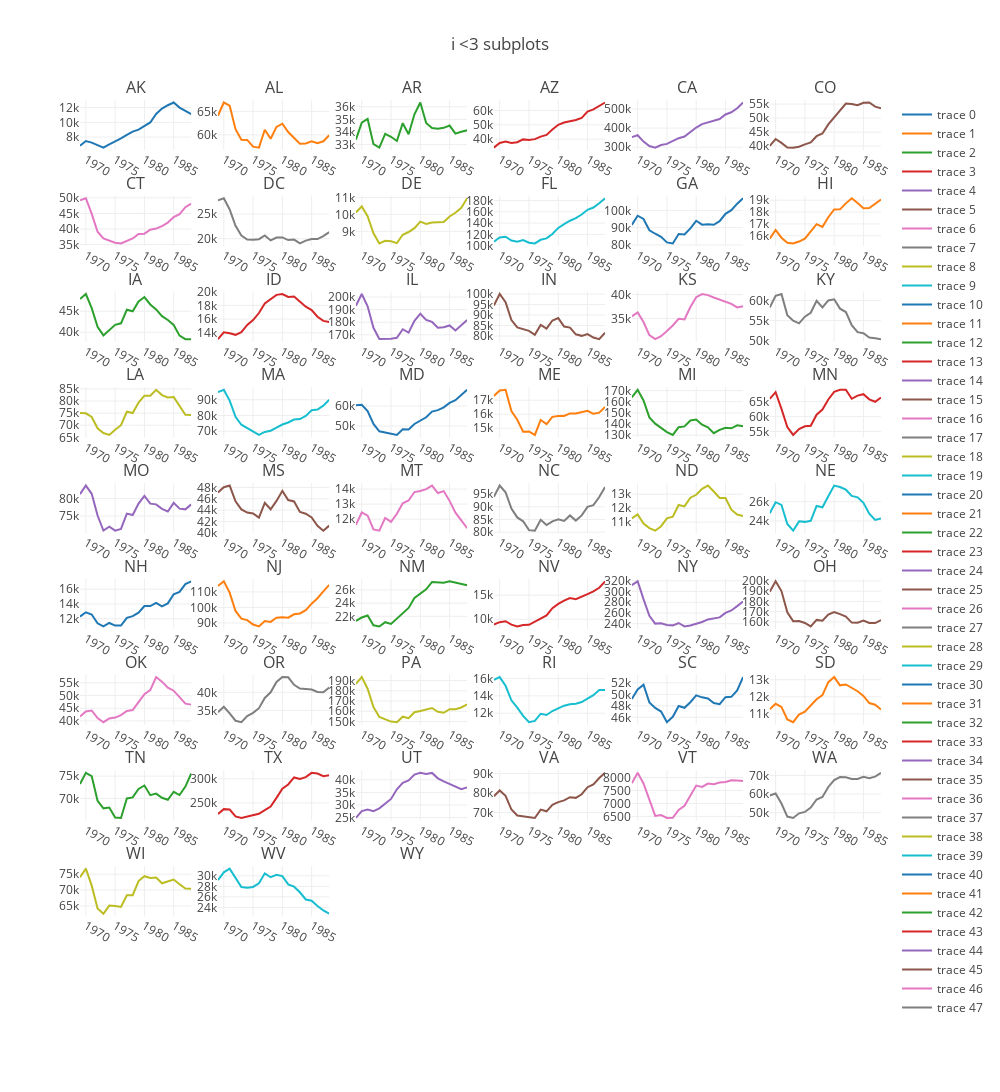

Notebook code cell kept with this figure:
### Code cell
fig = tools.make_subplots(rows=10, cols=6,subplot_titles=list(df['state'].unique()))

for i in range(50):
    fig.append_trace([dct.get(key) for key in dct.keys()][i], 1+i//6, 1+i%6)

fig['layout'].update(height=3000, width=1000, title='i <3 subplots')
iplot(fig, filename='simple-subplot')

### Figure 1 — Plotly figure (JSON) as saved in the notebook; plotly's stock layout.template omitted (floating-point values rounded to 4 significant figures)
{"data": [{"type": "scatter", "x": [1969, 1970, 1971, 1972, 1973, 1974, 1975, 1976, 1977, 1978, 1979, 1980, 1981, 1982, 1983, 1984, 1985, 1986, 1987, 1988], "xaxis": "x1", "y": [6824, 7464, 7244, 6892, 6566, 7014, 7392, 7816, 8286, 8752, 9005, 9462, 9985, 11146, 11868, 12324, 12693, 12007, 11540, 11105], "yaxis": "y1"}, {"type": "scatter", "x": [1969, 1970, 1971, 1972, 1973, 1974, 1975, 1976, 1977, 1978, 1979, 1980, 1981, 1982, 1983, 1984, 1985, 1986, 1987, 1988], "xaxis": "x2", "y": [64068, 66878, 66188, 61206, 58944, 58920, 57498, 57282, 61076, 59185, 61688, 62370, 60592, 59229, 58105, 58169, 58622, 58204, 58631, 59917], "yaxis": "y2"}, {"type": "scatter", "x": [1969, 1970, 1971, 1972, 1973, 1974, 1975, 1976, 1977, 1978, 1979, 1980, 1981, 1982, 1983, 1984, 1985, 1986, 1987, 1988], "xaxis": "x3", "y": [33400, 34746, 35040, 33040, 32764, 33856, 33628, 33292, 34702, 33822, 35406, 36338, 34716, 34325, 34261, 34331, 34514, 33877, 34023, 34139], "yaxis": "y3"}, {"type": "scatter", "x": [1969, 1970, 1971, 1972, 1973, 1974, 1975, 1976, 1977, 1978, 1979, 1980, 1981, 1982, 1983, 1984, 1985, 1986, 1987, 1988], "xaxis": "x4", "y": [34064, 37362, 38296, 37278, 37852, 39846, 39416, 40038, 41816, 43012, 46714, 50078, 51624, 52394, 53464, 54862, 59319, 60800, 63344, 65655], "yaxis": "y4"}, {"type": "scatter", "x": [1969, 1970, 1971, 1972, 1973, 1974, 1975, 1976, 1977, 1978, 1979, 1980, 1981, 1982, 1983, 1984, 1985, 1986, 1987, 1988], "xaxis": "x5", "y": [352858, 362682, 329816, 306538, 298062, 312018, 317598, 332220, 347428, 356180, 379212, 403014, 420892, 429864, 436060, 447574, 471155, 482530, 503655, 533429], "yaxis": "y5"}, {"type": "scatter", "x": [1969, 1970, 1971, 1972, 1973, 1974, 1975, 1976, 1977, 1978, 1979, 1980, 1981, 1982, 1983, 1984, 1985, 1986, 1987, 1988], "xaxis": "x6", "y": [40100, 42544, 41148, 39480, 39460, 39815, 40623, 41345, 43544, 44511, 47741, 50167, 52504, 55202, 55015, 54569, 55440, 55556, 54096, 53518], "yaxis": "y6"}, {"type": "scatter", "x": [1969, 1970, 1971, 1972, 1973, 1974, 1975, 1976, 1977, 1978, 1979, 1980, 1981, 1982, 1983, 1984, 1985, 1986, 1987, 1988], "xaxis": "x7", "y": [49184, 49852, 44856, 39142, 37014, 36360, 35626, 35398, 36302, 36996, 38445, 38523, 39761, 40141, 40954, 42064, 43815, 44767, 46986, 48152], "yaxis": "y7"}, {"type": "scatter", "x": [1969, 1970, 1971, 1972, 1973, 1974, 1975, 1976, 1977, 1978, 1979, 1980, 1981, 1982, 1983, 1984, 1985, 1986, 1987, 1988], "xaxis": "x8", "y": [27780, 28202, 25926, 22602, 20652, 19850, 19772, 19904, 20666, 19660, 20232, 20262, 19726, 19824, 19050, 19616, 19938, 19927, 20529, 21351], "yaxis": "y8"}, {"type": "scatter", "x": [1969, 1970, 1971, 1972, 1973, 1974, 1975, 1976, 1977, 1978, 1979, 1980, 1981, 1982, 1983, 1984, 1985, 1986, 1987, 1988], "xaxis": "x9", "y": [10116, 10476, 9896, 8878, 8282, 8438, 8412, 8300, 8794, 8958, 9184, 9574, 9442, 9526, 9542, 9550, 9882, 10098, 10398, 10959], "yaxis": "y9"}, {"type": "scatter", "x": [1969, 1970, 1971, 1972, 1973, 1974, 1975, 1976, 1977, 1978, 1979, 1980, 1981, 1982, 1983, 1984, 1985, 1986, 1987, 1988], "xaxis": "x10", "y": [106926, 114484, 115744, 109186, 107174, 109780, 105116, 104005, 110395, 112933, 120774, 131470, 138121, 144182, 148677, 155199, 163611, 167518, 175038, 183968], "yaxis": "y10"}, {"type": "scatter", "x": [1969, 1970, 1971, 1972, 1973, 1974, 1975, 1976, 1977, 1978, 1979, 1980, 1981, 1982, 1983, 1984, 1985, 1986, 1987, 1988], "xaxis": "x11", "y": [91622, 96918, 95050, 88472, 86464, 84676, 81444, 80864, 86306, 85996, 89582, 93976, 91738, 91984, 91682, 93768, 98033, 100151, 103881, 107023], "yaxis": "y11"}, {"type": "scatter", "x": [1969, 1970, 1971, 1972, 1973, 1974, 1975, 1976, 1977, 1978, 1979, 1980, 1981, 1982, 1983, 1984, 1985, 1986, 1987, 1988], "xaxis": "x12", "y": [15750, 16488, 15836, 15410, 15356, 15512, 15758, 16402, 16976, 16752, 17568, 18217, 18230, 18734, 19164, 18756, 18329, 18341, 18689, 19051], "yaxis": "y12"}, {"type": "scatter", "x": [1969, 1970, 1971, 1972, 1973, 1974, 1975, 1976, 1977, 1978, 1979, 1980, 1981, 1982, 1983, 1984, 1985, 1986, 1987, 1988], "xaxis": "x13", "y": [47896, 49096, 45724, 41294, 39250, 40562, 41771, 42131, 45351, 44979, 47321, 48378, 46607, 45427, 43838, 42921, 41743, 39203, 38356, 38361], "yaxis": "y13"}, {"type": "scatter", "x": [1969, 1970, 1971, 1972, 1973, 1974, 1975, 1976, 1977, 1978, 1979, 1980, 1981, 1982, 1983, 1984, 1985, 1986, 1987, 1988], "xaxis": "x14", "y": [13072, 14078, 13924, 13704, 14102, 15160, 15860, 16884, 18292, 18878, 19533, 19657, 19229, 19287, 18480, 17804, 17326, 16344, 15736, 15563], "yaxis": "y14"}, {"type": "scatter", "x": [1969, 1970, 1971, 1972, 1973, 1974, 1975, 1976, 1977, 1978, 1979, 1980, 1981, 1982, 1983, 1984, 1985, 1986, 1987, 1988], "xaxis": "x15", "y": [193136, 202388, 192694, 175588, 166700, 166532, 166882, 167679, 174441, 171710, 181153, 186773, 181856, 180227, 175648, 176088, 177447, 173430, 177473, 181679], "yaxis": "y15"}, {"type": "scatter", "x": [1969, 1970, 1971, 1972, 1973, 1974, 1975, 1976, 1977, 1978, 1979, 1980, 1981, 1982, 1983, 1984, 1985, 1986, 1987, 1988], "xaxis": "x16", "y": [94562, 100006, 96142, 87600, 84096, 83428, 82484, 80610, 85314, 83513, 87380, 88560, 84511, 84014, 80812, 80095, 80957, 79286, 78509, 81635], "yaxis": "y16"}, {"type": "scatter", "x": [1969, 1970, 1971, 1972, 1973, 1974, 1975, 1976, 1977, 1978, 1979, 1980, 1981, 1982, 1983, 1984, 1985, 1986, 1987, 1988], "xaxis": "x17", "y": [35456, 36264, 34252, 31500, 30662, 31295, 32363, 33538, 34932, 34795, 37419, 39468, 40135, 39910, 39409, 38935, 38500, 38083, 37321, 37574], "yaxis": "y17"}, {"type": "scatter", "x": [1969, 1970, 1971, 1972, 1973, 1974, 1975, 1976, 1977, 1978, 1979, 1980, 1981, 1982, 1983, 1984, 1985, 1986, 1987, 1988], "xaxis": "x18", "y": [58276, 61164, 61632, 56372, 54966, 54326, 55980, 56964, 59923, 58295, 60030, 60312, 57988, 57147, 53854, 52119, 51856, 50790, 50605, 50381], "yaxis": "y18"}, {"type": "scatter", "x": [1969, 1970, 1971, 1972, 1973, 1974, 1975, 1976, 1977, 1978, 1979, 1980, 1981, 1982, 1983, 1984, 1985, 1986, 1987, 1988], "xaxis": "x19", "y": [75092, 74920, 73398, 68714, 66766, 65982, 68136, 70002, 75571, 75029, 79365, 82208, 82206, 84637, 82453, 81496, 81649, 78093, 74312, 74236], "yaxis": "y19"}, {"type": "scatter", "x": [1969, 1970, 1971, 1972, 1973, 1974, 1975, 1976, 1977, 1978, 1979, 1980, 1981, 1982, 1983, 1984, 1985, 1986, 1987, 1988], "xaxis": "x20", "y": [94852, 96312, 89452, 79160, 74140, 71882, 69744, 67656, 69559, 70311, 72283, 74254, 75545, 77451, 77750, 79750, 83307, 83801, 86220, 89958], "yaxis": "y20"}, {"type": "scatter", "x": [1969, 1970, 1971, 1972, 1973, 1974, 1975, 1976, 1977, 1978, 1979, 1980, 1981, 1982, 1983, 1984, 1985, 1986, 1987, 1988], "xaxis": "x21", "y": [60326, 60558, 57492, 51038, 47332, 46710, 45807, 45514, 48341, 48227, 50980, 52570, 54327, 57184, 57930, 59302, 61530, 62859, 65346, 68083], "yaxis": "y21"}, {"type": "scatter", "x": [1969, 1970, 1971, 1972, 1973, 1974, 1975, 1976, 1977, 1978, 1979, 1980, 1981, 1982, 1983, 1984, 1985, 1986, 1987, 1988], "xaxis": "x22", "y": [17296, 17690, 17742, 16229, 15604, 14753, 14771, 14519, 15590, 15297, 15810, 15875, 15875, 16055, 16044, 16134, 16244, 16026, 16111, 16520], "yaxis": "y22"}, {"type": "scatter", "x": [1969, 1970, 1971, 1972, 1973, 1974, 1975, 1976, 1977, 1978, 1979, 1980, 1981, 1982, 1983, 1984, 1985, 1986, 1987, 1988], "xaxis": "x23", "y": [163940, 170754, 161144, 146026, 140370, 136421, 132783, 130259, 137143, 137900, 143237, 144077, 139412, 137128, 131836, 134871, 136757, 136193, 138917, 137965], "yaxis": "y23"}, {"type": "scatter", "x": [1969, 1970, 1971, 1972, 1973, 1974, 1975, 1976, 1977, 1978, 1979, 1980, 1981, 1982, 1983, 1984, 1985, 1986, 1987, 1988], "xaxis": "x24", "y": [65958, 68196, 62584, 56516, 53872, 55844, 56764, 56939, 60654, 62387, 65744, 68289, 68974, 68995, 65976, 67040, 67523, 65790, 64984, 66409], "yaxis": "y24"}, {"type": "scatter", "x": [1969, 1970, 1971, 1972, 1973, 1974, 1975, 1976, 1977, 1978, 1979, 1980, 1981, 1982, 1983, 1984, 1985, 1986, 1987, 1988], "xaxis": "x25", "y": [81266, 83730, 81364, 75135, 70839, 71915, 70787, 71319, 75688, 75283, 78562, 80770, 78538, 78334, 77061, 76293, 78760, 77105, 76909, 78331], "yaxis": "y25"}, {"type": "scatter", "x": [1969, 1970, 1971, 1972, 1973, 1974, 1975, 1976, 1977, 1978, 1979, 1980, 1981, 1982, 1983, 1984, 1985, 1986, 1987, 1988], "xaxis": "x26", "y": [47102, 48034, 48334, 45560, 44128, 43562, 43400, 42676, 45292, 44148, 45628, 47399, 45782, 45537, 43689, 43358, 42719, 41242, 40374, 41269], "yaxis": "y26"}, {"type": "scatter", "x": [1969, 1970, 1971, 1972, 1973, 1974, 1975, 1976, 1977, 1978, 1979, 1980, 1981, 1982, 1983, 1984, 1985, 1986, 1987, 1988], "xaxis": "x27", "y": [11620, 12444, 12234, 11314, 11232, 12084, 11815, 12360, 13055, 13243, 13804, 13874, 13999, 14236, 13739, 13866, 13217, 12431, 11924, 11393], "yaxis": "y27"}, {"type": "scatter", "x": [1969, 1970, 1971, 1972, 1973, 1974, 1975, 1976, 1977, 1978, 1979, 1980, 1981, 1982, 1983, 1984, 1985, 1986, 1987, 1988], "xaxis": "x28", "y": [93956, 98404, 95752, 89340, 85828, 84288, 80806, 80583, 84872, 82801, 84249, 85102, 84463, 86603, 84566, 86625, 89980, 90649, 93868, 97868], "yaxis": "y28"}, {"type": "scatter", "x": [1969, 1970, 1971, 1972, 1973, 1974, 1975, 1976, 1977, 1978, 1979, 1980, 1981, 1982, 1983, 1984, 1985, 1986, 1987, 1988], "xaxis": "x29", "y": [11276, 11558, 10900, 10578, 10388, 10712, 11272, 11394, 12232, 12126, 12752, 12960, 13388, 13622, 13197, 12729, 12734, 11892, 11545, 11441], "yaxis": "y29"}, {"type": "scatter", "x": [1969, 1970, 1971, 1972, 1973, 1974, 1975, 1976, 1977, 1978, 1979, 1980, 1981, 1982, 1983, 1984, 1985, 1986, 1987, 1988], "xaxis": "x30", "y": [24806, 25948, 25670, 23686, 22994, 23962, 23908, 24019, 25558, 25424, 26566, 27672, 27514, 27243, 26599, 26449, 25884, 24752, 24106, 24266], "yaxis": "y30"}, {"type": "scatter", "x": [1969, 1970, 1971, 1972, 1973, 1974, 1975, 1976, 1977, 1978, 1979, 1980, 1981, 1982, 1983, 1984, 1985, 1986, 1987, 1988], "xaxis": "x31", "y": [12288, 12870, 12578, 11387, 10959, 11428, 11073, 11087, 12130, 12357, 12819, 13718, 13714, 14147, 13680, 14075, 15308, 15628, 16685, 17053], "yaxis": "y31"}, {"type": "scatter", "x": [1969, 1970, 1971, 1972, 1973, 1974, 1975, 1976, 1977, 1978, 1979, 1980, 1981, 1982, 1983, 1984, 1985, 1986, 1987, 1988], "xaxis": "x32", "y": [113754, 116838, 109546, 97760, 92774, 91862, 89014, 87764, 91196, 90676, 93370, 93724, 93428, 95575, 96130, 98214, 102426, 105916, 110338, 114585], "yaxis": "y32"}, {"type": "scatter", "x": [1969, 1970, 1971, 1972, 1973, 1974, 1975, 1976, 1977, 1978, 1979, 1980, 1981, 1982, 1983, 1984, 1985, 1986, 1987, 1988], "xaxis": "x33", "y": [21316, 21820, 22120, 20650, 20470, 21112, 20840, 21646, 22600, 23264, 24768, 25476, 26084, 27203, 27121, 27084, 27296, 27061, 26932, 26686], "yaxis": "y33"}, {"type": "scatter", "x": [1969, 1970, 1971, 1972, 1973, 1974, 1975, 1976, 1977, 1978, 1979, 1980, 1981, 1982, 1983, 1984, 1985, 1986, 1987, 1988], "xaxis": "x34", "y": [8902, 9390, 9598, 8868, 8500, 8782, 8844, 9530, 10091, 10811, 12293, 13191, 13881, 14400, 14166, 14769, 15216, 15787, 16557, 17894], "yaxis": "y34"}, {"type": "scatter", "x": [1969, 1970, 1971, 1972, 1973, 1974, 1975, 1976, 1977, 1978, 1979, 1980, 1981, 1982, 1983, 1984, 1985, 1986, 1987, 1988], "xaxis": "x35", "y": [311984, 318968, 285780, 254946, 240315, 241011, 237683, 237034, 241450, 235024, 236975, 239993, 243252, 248145, 249381, 251862, 260287, 264805, 272835, 281569], "yaxis": "y35"}, {"type": "scatter", "x": [1969, 1970, 1971, 1972, 1973, 1974, 1975, 1976, 1977, 1978, 1979, 1980, 1981, 1982, 1983, 1984, 1985, 1986, 1987, 1988], "xaxis": "x36", "y": [189544, 199682, 190100, 169284, 160714, 160846, 158936, 155524, 161924, 161049, 167117, 169581, 167584, 165261, 159298, 159202, 161232, 158931, 158870, 161647], "yaxis": "y36"}, {"type": "scatter", "x": [1969, 1970, 1971, 1972, 1973, 1974, 1975, 1976, 1977, 1978, 1979, 1980, 1981, 1982, 1983, 1984, 1985, 1986, 1987, 1988], "xaxis": "x37", "y": [41756, 43682, 44102, 41094, 39488, 40952, 41315, 42264, 43905, 44266, 47389, 50472, 52091, 57230, 55427, 53081, 51874, 49374, 46778, 46401], "yaxis": "y37"}, {"type": "scatter", "x": [1969, 1970, 1971, 1972, 1973, 1974, 1975, 1976, 1977, 1978, 1979, 1980, 1981, 1982, 1983, 1984, 1985, 1986, 1987, 1988], "xaxis": "x38", "y": [34486, 36006, 34174, 32132, 31724, 33438, 34312, 35613, 38448, 40015, 42870, 44221, 44150, 42093, 41047, 40842, 40778, 40093, 39996, 41345], "yaxis": "y38"}, {"type": "scatter", "x": [1969, 1970, 1971, 1972, 1973, 1974, 1975, 1976, 1977, 1978, 1979, 1980, 1981, 1982, 1983, 1984, 1985, 1986, 1987, 1988], "xaxis": "x39", "y": [186692, 193412, 182012, 164094, 154398, 152534, 149900, 149296, 154714, 153304, 159073, 160244, 161800, 163198, 159416, 158548, 161951, 162059, 163696, 166771], "yaxis": "y39"}, {"type": "scatter", "x": [1969, 1970, 1971, 1972, 1973, 1974, 1975, 1976, 1977, 1978, 1979, 1980, 1981, 1982, 1983, 1984, 1985, 1986, 1987, 1988], "xaxis": "x40", "y": [15854, 16176, 15168, 13495, 12647, 11696, 10957, 11102, 11937, 11785, 12251, 12574, 12866, 13032, 13092, 13290, 13674, 14084, 14669, 14689], "yaxis": "y40"}, {"type": "scatter", "x": [1969, 1970, 1971, 1972, 1973, 1974, 1975, 1976, 1977, 1978, 1979, 1980, 1981, 1982, 1983, 1984, 1985, 1986, 1987, 1988], "xaxis": "x41", "y": [49182, 50856, 51680, 48598, 47636, 47005, 45147, 46082, 47974, 47654, 48631, 49810, 49473, 49287, 48484, 48296, 49510, 49557, 50662, 53003], "yaxis": "y41"}, {"type": "scatter", "x": [1969, 1970, 1971, 1972, 1973, 1974, 1975, 1976, 1977, 1978, 1979, 1980, 1981, 1982, 1983, 1984, 1985, 1986, 1987, 1988], "xaxis": "x42", "y": [11276, 11592, 11408, 10672, 10510, 10962, 11128, 11488, 11860, 12104, 12858, 13158, 12674, 12722, 12515, 12328, 12056, 11633, 11537, 11253], "yaxis": "y42"}, {"type": "scatter", "x": [1969, 1970, 1971, 1972, 1973, 1974, 1975, 1976, 1977, 1978, 1979, 1980, 1981, 1982, 1983, 1984, 1985, 1986, 1987, 1988], "xaxis": "x43", "y": [73248, 75740, 74998, 69492, 67802, 67986, 65752, 65653, 70019, 70248, 72148, 72909, 70753, 71089, 70159, 69713, 71506, 70784, 72675, 75595], "yaxis": "y43"}, {"type": "scatter", "x": [1969, 1970, 1971, 1972, 1973, 1974, 1975, 1976, 1977, 1978, 1979, 1980, 1981, 1982, 1983, 1984, 1985, 1986, 1987, 1988], "xaxis": "x44", "y": [226868, 237114, 236178, 222006, 218726, 221256, 224754, 227409, 234985, 242548, 260561, 279785, 288362, 303016, 299649, 303569, 312598, 311006, 305520, 307563], "yaxis": "y44"}, {"type": "scatter", "x": [1969, 1970, 1971, 1972, 1973, 1974, 1975, 1976, 1977, 1978, 1979, 1980, 1981, 1982, 1983, 1984, 1985, 1986, 1987, 1988], "xaxis": "x45", "y": [24810, 27564, 28192, 27548, 28656, 30648, 32406, 36220, 38814, 39758, 42095, 42801, 42384, 42761, 40612, 39390, 38443, 37371, 36265, 37021], "yaxis": "y45"}, {"type": "scatter", "x": [1969, 1970, 1971, 1972, 1973, 1974, 1975, 1976, 1977, 1978, 1979, 1980, 1981, 1982, 1983, 1984, 1985, 1986, 1987, 1988], "xaxis": "x46", "y": [78364, 81310, 78564, 71548, 68470, 67970, 67378, 67246, 71526, 70651, 73949, 75330, 76231, 77830, 77512, 79365, 82952, 84350, 87613, 90291], "yaxis": "y46"}, {"type": "scatter", "x": [1969, 1970, 1971, 1972, 1973, 1974, 1975, 1976, 1977, 1978, 1979, 1980, 1981, 1982, 1983, 1984, 1985, 1986, 1987, 1988], "xaxis": "x47", "y": [7778, 8182, 7770, 7137, 6519, 6550, 6438, 6444, 6746, 6910, 7292, 7690, 7636, 7766, 7741, 7805, 7825, 7898, 7888, 7871], "yaxis": "y47"}, {"type": "scatter", "x": [1969, 1970, 1971, 1972, 1973, 1974, 1975, 1976, 1977, 1978, 1979, 1980, 1981, 1982, 1983, 1984, 1985, 1986, 1987, 1988], "xaxis": "x48", "y": [59238, 60284, 54956, 47928, 47186, 49670, 50424, 52804, 57086, 58421, 63819, 67492, 69141, 68988, 68073, 68080, 69297, 68500, 69346, 71396], "yaxis": "y48"}, {"type": "scatter", "x": [1969, 1970, 1971, 1972, 1973, 1974, 1975, 1976, 1977, 1978, 1979, 1980, 1981, 1982, 1983, 1984, 1985, 1986, 1987, 1988], "xaxis": "x49", "y": [74044, 76764, 71392, 64214, 62542, 65112, 65000, 64696, 68379, 68387, 72839, 74365, 73821, 73932, 72132, 72763, 73302, 71839, 70457, 70385], "yaxis": "y49"}, {"type": "scatter", "x": [1969, 1970, 1971, 1972, 1973, 1974, 1975, 1976, 1977, 1978, 1979, 1980, 1981, 1982, 1983, 1984, 1985, 1986, 1987, 1988], "xaxis": "x50", "y": [29198, 30656, 31372, 29696, 27868, 27722, 27888, 28583, 30467, 29732, 30198, 29952, 28371, 27937, 26872, 25504, 25259, 24256, 23421, 22801], "yaxis": "y50"}], "layout": {"annotations": [{"font": {"size": 16}, "showarrow": false, "text": "AK", "x": 0.06944, "xanchor": "center", "xref": "paper", "y": 1, "yanchor": "bottom", "yref": "paper"}, {"font": {"size": 16}, "showarrow": false, "text": "AL", "x": 0.2417, "xanchor": "center", "xref": "paper", "y": 1, "yanchor": "bottom", "yref": "paper"}, {"font": {"size": 16}, "showarrow": false, "text": "AR", "x": 0.4139, "xanchor": "center", "xref": "paper", "y": 1, "yanchor": "bottom", "yref": "paper"}, {"font": {"size": 16}, "showarrow": false, "text": "AZ", "x": 0.5861, "xanchor": "center", "xref": "paper", "y": 1, "yanchor": "bottom", "yref": "paper"}, {"font": {"size": 16}, "showarrow": false, "text": "CA", "x": 0.7583, "xanchor": "center", "xref": "paper", "y": 1, "yanchor": "bottom", "yref": "paper"}, {"font": {"size": 16}, "showarrow": false, "text": "CO", "x": 0.9306, "xanchor": "center", "xref": "paper", "y": 1, "yanchor": "bottom", "yref": "paper"}, {"font": {"size": 16}, "showarrow": false, "text": "CT", "x": 0.06944, "xanchor": "center", "xref": "paper", "y": 0.895, "yanchor": "bottom", "yref": "paper"}, {"font": {"size": 16}, "showarrow": false, "text": "DC", "x": 0.2417, "xanchor": "center", "xref": "paper", "y": 0.895, "yanchor": "bottom", "yref": "paper"}, {"font": {"size": 16}, "showarrow": false, "text": "DE", "x": 0.4139, "xanchor": "center", "xref": "paper", "y": 0.895, "yanchor": "bottom", "yref": "paper"}, {"font": {"size": 16}, "showarrow": false, "text": "FL", "x": 0.5861, "xanchor": "center", "xref": "paper", "y": 0.895, "yanchor": "bottom", "yref": "paper"}, {"font": {"size": 16}, "showarrow": false, "text": "GA", "x": 0.7583, "xanchor": "center", "xref": "paper", "y": 0.895, "yanchor": "bottom", "yref": "paper"}, {"font": {"size": 16}, "showarrow": false, "text": "HI", "x": 0.9306, "xanchor": "center", "xref": "paper", "y": 0.895, "yanchor": "bottom", "yref": "paper"}, {"font": {"size": 16}, "showarrow": false, "text": "IA", "x": 0.06944, "xanchor": "center", "xref": "paper", "y": 0.79, "yanchor": "bottom", "yref": "paper"}, {"font": {"size": 16}, "showarrow": false, "text": "ID", "x": 0.2417, "xanchor": "center", "xref": "paper", "y": 0.79, "yanchor": "bottom", "yref": "paper"}, {"font": {"size": 16}, "showarrow": false, "text": "IL", "x": 0.4139, "xanchor": "center", "xref": "paper", "y": 0.79, "yanchor": "bottom", "yref": "paper"}, {"font": {"size": 16}, "showarrow": false, "text": "IN", "x": 0.5861, "xanchor": "center", "xref": "paper", "y": 0.79, "yanchor": "bottom", "yref": "paper"}, {"font": {"size": 16}, "showarrow": false, "text": "KS", "x": 0.7583, "xanchor": "center", "xref": "paper", "y": 0.79, "yanchor": "bottom", "yref": "paper"}, {"font": {"size": 16}, "showarrow": false, "text": "KY", "x": 0.9306, "xanchor": "center", "xref": "paper", "y": 0.79, "yanchor": "bottom", "yref": "paper"}, {"font": {"size": 16}, "showarrow": false, "text": "LA", "x": 0.06944, "xanchor": "center", "xref": "paper", "y": 0.685, "yanchor": "bottom", "yref": "paper"}, {"font": {"size": 16}, "showarrow": false, "text": "MA", "x": 0.2417, "xanchor": "center", "xref": "paper", "y": 0.685, "yanchor": "bottom", "yref": "paper"}, {"font": {"size": 16}, "showarrow": false, "text": "MD", "x": 0.4139, "xanchor": "center", "xref": "paper", "y": 0.685, "yanchor": "bottom", "yref": "paper"}, {"font": {"size": 16}, "showarrow": false, "text": "ME", "x": 0.5861, "xanchor": "center", "xref": "paper", "y": 0.685, "yanchor": "bottom", "yref": "paper"}, {"font": {"size": 16}, "showarrow": false, "text": "MI", "x": 0.7583, "xanchor": "center", "xref": "paper", "y": 0.685, "yanchor": "bottom", "yref": "paper"}, {"font": {"size": 16}, "showarrow": false, "text": "MN", "x": 0.9306, "xanchor": "center", "xref": "paper", "y": 0.685, "yanchor": "bottom", "yref": "paper"}, {"font": {"size": 16}, "showarrow": false, "text": "MO", "x": 0.06944, "xanchor": "center", "xref": "paper", "y": 0.58, "yanchor": "bottom", "yref": "paper"}, {"font": {"size": 16}, "showarrow": false, "text": "MS", "x": 0.2417, "xanchor": "center", "xref": "paper", "y": 0.58, "yanchor": "bottom", "yref": "paper"}, {"font": {"size": 16}, "showarrow": false, "text": "MT", "x": 0.4139, "xanchor": "center", "xref": "paper", "y": 0.58, "yanchor": "bottom", "yref": "paper"}, {"font": {"size": 16}, "showarrow": false, "text": "NC", "x": 0.5861, "xanchor": "center", "xref": "paper", "y": 0.58, "yanchor": "bottom", "yref": "paper"}, {"font": {"size": 16}, "showarrow": false, "text": "ND", "x": 0.7583, "xanchor": "center", "xref": "paper", "y": 0.58, "yanchor": "bottom", "yref": "paper"}, {"font": {"size": 16}, "showarrow": false, "text": "NE", "x": 0.9306, "xanchor": "center", "xref": "paper", "y": 0.58, "yanchor": "bottom", "yref": "paper"}, {"font": {"size": 16}, "showarrow": false, "text": "NH", "x": 0.06944, "xanchor": "center", "xref": "paper", "y": 0.475, "yanchor": "bottom", "yref": "paper"}, {"font": {"size": 16}, "showarrow": false, "text": "NJ", "x": 0.2417, "xanchor": "center", "xref": "paper", "y": 0.475, "yanchor": "bottom", "yref": "paper"}, {"font": {"size": 16}, "showarrow": false, "text": "NM", "x": 0.4139, "xanchor": "center", "xref": "paper", "y": 0.475, "yanchor": "bottom", "yref": "paper"}, {"font": {"size": 16}, "showarrow": false, "text": "NV", "x": 0.5861, "xanchor": "center", "xref": "paper", "y": 0.475, "yanchor": "bottom", "yref": "paper"}, {"font": {"size": 16}, "showarrow": false, "text": "NY", "x": 0.7583, "xanchor": "center", "xref": "paper", "y": 0.475, "yanchor": "bottom", "yref": "paper"}, {"font": {"size": 16}, "showarrow": false, "text": "OH", "x": 0.9306, "xanchor": "center", "xref": "paper", "y": 0.475, "yanchor": "bottom", "yref": "paper"}, {"font": {"size": 16}, "showarrow": false, "text": "OK", "x": 0.06944, "xanchor": "center", "xref": "paper", "y": 0.37, "yanchor": "bottom", "yref": "paper"}, {"font": {"size": 16}, "showarrow": false, "text": "OR", "x": 0.2417, "xanchor": "center", "xref": "paper", "y": 0.37, "yanchor": "bottom", "yref": "paper"}, {"font": {"size": 16}, "showarrow": false, "text": "PA", "x": 0.4139, "xanchor": "center", "xref": "paper", "y": 0.37, "yanchor": "bottom", "yref": "paper"}, {"font": {"size": 16}, "showarrow": false, "text": "RI", "x": 0.5861, "xanchor": "center", "xref": "paper", "y": 0.37, "yanchor": "bottom", "yref": "paper"}, {"font": {"size": 16}, "showarrow": false, "text": "SC", "x": 0.7583, "xanchor": "center", "xref": "paper", "y": 0.37, "yanchor": "bottom", "yref": "paper"}, {"font": {"size": 16}, "showarrow": false, "text": "SD", "x": 0.9306, "xanchor": "center", "xref": "paper", "y": 0.37, "yanchor": "bottom", "yref": "paper"}, {"font": {"size": 16}, "showarrow": false, "text": "TN", "x": 0.06944, "xanchor": "center", "xref": "paper", "y": 0.265, "yanchor": "bottom", "yref": "paper"}, {"font": {"size": 16}, "showarrow": false, "text": "TX", "x": 0.2417, "xanchor": "center", "xref": "paper", "y": 0.265, "yanchor": "bottom", "yref": "paper"}, {"font": {"size": 16}, "showarrow": false, "text": "UT", "x": 0.4139, "xanchor": "center", "xref": "paper", "y": 0.265, "yanchor": "bottom", "yref": "paper"}, {"font": {"size": 16}, "showarrow": false, "text": "VA", "x": 0.5861, "xanchor": "center", "xref": "paper", "y": 0.265, "yanchor": "bottom", "yref": "paper"}, {"font": {"size": 16}, "showarrow": false, "text": "VT", "x": 0.7583, "xanchor": "center", "xref": "paper", "y": 0.265, "yanchor": "bottom", "yref": "paper"}, {"font": {"size": 16}, "showarrow": false, "text": "WA", "x": 0.9306, "xanchor": "center", "xref": "paper", "y": 0.265, "yanchor": "bottom", "yref": "paper"}, {"font": {"size": 16}, "showarrow": false, "text": "WI", "x": 0.06944, "xanchor": "center", "xref": "paper", "y": 0.16, "yanchor": "bottom", "yref": "paper"}, {"font": {"size": 16}, "showarrow": false, "text": "WV", "x": 0.2417, "xanchor": "center", "xref": "paper", "y": 0.16, "yanchor": "bottom", "yref": "paper"}, {"font": {"size": 16}, "showarrow": false, "text": "WY", "x": 0.4139, "xanchor": "center", "xref": "paper", "y": 0.16, "yanchor": "bottom", "yref": "paper"}], "height": 3000, "title": "i <3 subplots", "width": 1000, "xaxis1": {"anchor": "y1", "domain": [0, 0.1389]}, "xaxis10": {"anchor": "y10", "domain": [0.5167, 0.6556]}, "xaxis11": {"anchor": "y11", "domain": [0.6889, 0.8278]}, "xaxis12": {"anchor": "y12", "domain": [0.8611, 1]}, "xaxis13": {"anchor": "y13", "domain": [0, 0.1389]}, "xaxis14": {"anchor": "y14", "domain": [0.1722, 0.3111]}, "xaxis15": {"anchor": "y15", "domain": [0.3444, 0.4833]}, "xaxis16": {"anchor": "y16", "domain": [0.5167, 0.6556]}, "xaxis17": {"anchor": "y17", "domain": [0.6889, 0.8278]}, "xaxis18": {"anchor": "y18", "domain": [0.8611, 1]}, "xaxis19": {"anchor": "y19", "domain": [0, 0.1389]}, "xaxis2": {"anchor": "y2", "domain": [0.1722, 0.3111]}, "xaxis20": {"anchor": "y20", "domain": [0.1722, 0.3111]}, "xaxis21": {"anchor": "y21", "domain": [0.3444, 0.4833]}, "xaxis22": {"anchor": "y22", "domain": [0.5167, 0.6556]}, "xaxis23": {"anchor": "y23", "domain": [0.6889, 0.8278]}, "xaxis24": {"anchor": "y24", "domain": [0.8611, 1]}, "xaxis25": {"anchor": "y25", "domain": [0, 0.1389]}, "xaxis26": {"anchor": "y26", "domain": [0.1722, 0.3111]}, "xaxis27": {"anchor": "y27", "domain": [0.3444, 0.4833]}, "xaxis28": {"anchor": "y28", "domain": [0.5167, 0.6556]}, "xaxis29": {"anchor": "y29", "domain": [0.6889, 0.8278]}, "xaxis3": {"anchor": "y3", "domain": [0.3444, 0.4833]}, "xaxis30": {"anchor": "y30", "domain": [0.8611, 1]}, "xaxis31": {"anchor": "y31", "domain": [0, 0.1389]}, "xaxis32": {"anchor": "y32", "domain": [0.1722, 0.3111]}, "xaxis33": {"anchor": "y33", "domain": [0.3444, 0.4833]}, "xaxis34": {"anchor": "y34", "domain": [0.5167, 0.6556]}, "xaxis35": {"anchor": "y35", "domain": [0.6889, 0.8278]}, "xaxis36": {"anchor": "y36", "domain": [0.8611, 1]}, "xaxis37": {"anchor": "y37", "domain": [0, 0.1389]}, "xaxis38": {"anchor": "y38", "domain": [0.1722, 0.3111]}, "xaxis39": {"anchor": "y39", "domain": [0.3444, 0.4833]}, "xaxis4": {"anchor": "y4", "domain": [0.5167, 0.6556]}, "xaxis40": {"anchor": "y40", "domain": [0.5167, 0.6556]}, "xaxis41": {"anchor": "y41", "domain": [0.6889, 0.8278]}, "xaxis42": {"anchor": "y42", "domain": [0.8611, 1]}, "xaxis43": {"anchor": "y43", "domain": [0, 0.1389]}, "xaxis44": {"anchor": "y44", "domain": [0.1722, 0.3111]}, "xaxis45": {"anchor": "y45", "domain": [0.3444, 0.4833]}, "xaxis46": {"anchor": "y46", "domain": [0.5167, 0.6556]}, "xaxis47": {"anchor": "y47", "domain": [0.6889, 0.8278]}, "xaxis48": {"anchor": "y48", "domain": [0.8611, 1]}, "xaxis49": {"anchor": "y49", "domain": [0, 0.1389]}, "xaxis5": {"anchor": "y5", "domain": [0.6889, 0.8278]}, "xaxis50": {"anchor": "y50", "domain": [0.1722, 0.3111]}, "xaxis51": {"anchor": "y51", "domain": [0.3444, 0.4833]}, "xaxis52": {"anchor": "y52", "domain": [0.5167, 0.6556]}, "xaxis53": {"anchor": "y53", "domain": [0.6889, 0.8278]}, "xaxis54": {"anchor": "y54", "domain": [0.8611, 1]}, "xaxis55": {"anchor": "y55", "domain": [0, 0.1389]}, "xaxis56": {"anchor": "y56", "domain": [0.1722, 0.3111]}, "xaxis57": {"anchor": "y57", "domain": [0.3444, 0.4833]}, "xaxis58": {"anchor": "y58", "domain": [0.5167, 0.6556]}, "xaxis59": {"anchor": "y59", "domain": [0.6889, 0.8278]}, "xaxis6": {"anchor": "y6", "domain": [0.8611, 1]}, "xaxis60": {"anchor": "y60", "domain": [0.8611, 1]}, "xaxis7": {"anchor": "y7", "domain": [0, 0.1389]}, "xaxis8": {"anchor": "y8", "domain": [0.1722, 0.3111]}, "xaxis9": {"anchor": "y9", "domain": [0.3444, 0.4833]}, "yaxis1": {"anchor": "x1", "domain": [0.945, 1]}, "yaxis10": {"anchor": "x10", "domain": [0.84, 0.895]}, "yaxis11": {"anchor": "x11", "domain": [0.84, 0.895]}, "yaxis12": {"anchor": "x12", "domain": [0.84, 0.895]}, "yaxis13": {"anchor": "x13", "domain": [0.735, 0.79]}, "yaxis14": {"anchor": "x14", "domain": [0.735, 0.79]}, "yaxis15": {"anchor": "x15", "domain": [0.735, 0.79]}, "yaxis16": {"anchor": "x16", "domain": [0.735, 0.79]}, "yaxis17": {"anchor": "x17", "domain": [0.735, 0.79]}, "yaxis18": {"anchor": "x18", "domain": [0.735, 0.79]}, "yaxis19": {"anchor": "x19", "domain": [0.63, 0.685]}, "yaxis2": {"anchor": "x2", "domain": [0.945, 1]}, "yaxis20": {"anchor": "x20", "domain": [0.63, 0.685]}, "yaxis21": {"anchor": "x21", "domain": [0.63, 0.685]}, "yaxis22": {"anchor": "x22", "domain": [0.63, 0.685]}, "yaxis23": {"anchor": "x23", "domain": [0.63, 0.685]}, "yaxis24": {"anchor": "x24", "domain": [0.63, 0.685]}, "yaxis25": {"anchor": "x25", "domain": [0.525, 0.58]}, "yaxis26": {"anchor": "x26", "domain": [0.525, 0.58]}, "yaxis27": {"anchor": "x27", "domain": [0.525, 0.58]}, "yaxis28": {"anchor": "x28", "domain": [0.525, 0.58]}, "yaxis29": {"anchor": "x29", "domain": [0.525, 0.58]}, "yaxis3": {"anchor": "x3", "domain": [0.945, 1]}, "yaxis30": {"anchor": "x30", "domain": [0.525, 0.58]}, "yaxis31": {"anchor": "x31", "domain": [0.42, 0.475]}, "yaxis32": {"anchor": "x32", "domain": [0.42, 0.475]}, "yaxis33": {"anchor": "x33", "domain": [0.42, 0.475]}, "yaxis34": {"anchor": "x34", "domain": [0.42, 0.475]}, "yaxis35": {"anchor": "x35", "domain": [0.42, 0.475]}, "yaxis36": {"anchor": "x36", "domain": [0.42, 0.475]}, "yaxis37": {"anchor": "x37", "domain": [0.315, 0.37]}, "yaxis38": {"anchor": "x38", "domain": [0.315, 0.37]}, "yaxis39": {"anchor": "x39", "domain": [0.315, 0.37]}, "yaxis4": {"anchor": "x4", "domain": [0.945, 1]}, "yaxis40": {"anchor": "x40", "domain": [0.315, 0.37]}, "yaxis41": {"anchor": "x41", "domain": [0.315, 0.37]}, "yaxis42": {"anchor": "x42", "domain": [0.315, 0.37]}, "yaxis43": {"anchor": "x43", "domain": [0.21, 0.265]}, "yaxis44": {"anchor": "x44", "domain": [0.21, 0.265]}, "yaxis45": {"anchor": "x45", "domain": [0.21, 0.265]}, "yaxis46": {"anchor": "x46", "domain": [0.21, 0.265]}, "yaxis47": {"anchor": "x47", "domain": [0.21, 0.265]}, "yaxis48": {"anchor": "x48", "domain": [0.21, 0.265]}, "yaxis49": {"anchor": "x49", "domain": [0.105, 0.16]}, "yaxis5": {"anchor": "x5", "domain": [0.945, 1]}, "yaxis50": {"anchor": "x50", "domain": [0.105, 0.16]}, "yaxis51": {"anchor": "x51", "domain": [0.105, 0.16]}, "yaxis52": {"anchor": "x52", "domain": [0.105, 0.16]}, "yaxis53": {"anchor": "x53", "domain": [0.105, 0.16]}, "yaxis54": {"anchor": "x54", "domain": [0.105, 0.16]}, "yaxis55": {"anchor": "x55", "domain": [0, 0.055]}, "yaxis56": {"anchor": "x56", "domain": [0, 0.055]}, "yaxis57": {"anchor": "x57", "domain": [0, 0.055]}, "yaxis58": {"anchor": "x58", "domain": [0, 0.055]}, "yaxis59": {"anchor": "x59", "domain": [0, 0.055]}, "yaxis6": {"anchor": "x6", "domain": [0.945, 1]}, "yaxis60": {"anchor": "x60", "domain": [0, 0.055]}, "yaxis7": {"anchor": "x7", "domain": [0.84, 0.895]}, "yaxis8": {"anchor": "x8", "domain": [0.84, 0.895]}, "yaxis9": {"anchor": "x9", "domain": [0.84, 0.895]}}}
